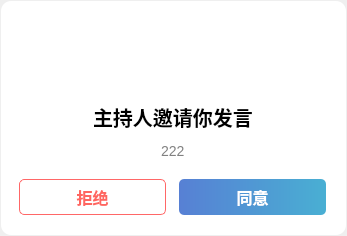
<?xml version="1.0" encoding="UTF-8"?>
<ui version="4.0">
 <class>CDlgTalk_invite_hintClass</class>
 <widget class="QWidget" name="CDlgTalk_invite_hintClass">
  <property name="geometry">
   <rect>
    <x>0</x>
    <y>0</y>
    <width>347</width>
    <height>229</height>
   </rect>
  </property>
  <property name="windowTitle">
   <string>CDlgTalk_invite_hint</string>
  </property>
  <property name="windowIcon">
   <iconset>
    <normaloff>Resources/Images/Login/qmClient.png</normaloff>Resources/Images/Login/qmClient.png</iconset>
  </property>
  <property name="styleSheet">
   <string notr="true">border-radius:10%;</string>
  </property>
  <layout class="QVBoxLayout" name="verticalLayout_2" stretch="0">
   <property name="spacing">
    <number>1</number>
   </property>
   <property name="leftMargin">
    <number>1</number>
   </property>
   <property name="topMargin">
    <number>1</number>
   </property>
   <property name="rightMargin">
    <number>1</number>
   </property>
   <property name="bottomMargin">
    <number>1</number>
   </property>
   <item>
    <widget class="QWidget" name="widget" native="true">
     <property name="styleSheet">
      <string notr="true">QWidget#widget{ background:#fff;border-radius:10%;}</string>
     </property>
     <layout class="QVBoxLayout" name="verticalLayout">
      <property name="spacing">
       <number>0</number>
      </property>
      <property name="leftMargin">
       <number>0</number>
      </property>
      <property name="topMargin">
       <number>0</number>
      </property>
      <property name="rightMargin">
       <number>0</number>
      </property>
      <property name="bottomMargin">
       <number>0</number>
      </property>
      <item alignment="Qt::AlignRight">
       <widget class="QWidget" name="widget_4" native="true">
        <property name="maximumSize">
         <size>
          <width>16777215</width>
          <height>30</height>
         </size>
        </property>
        <layout class="QHBoxLayout" name="horizontalLayout_3">
         <property name="spacing">
          <number>0</number>
         </property>
         <property name="leftMargin">
          <number>5</number>
         </property>
         <property name="topMargin">
          <number>0</number>
         </property>
         <property name="rightMargin">
          <number>0</number>
         </property>
         <property name="bottomMargin">
          <number>0</number>
         </property>
         <item alignment="Qt::AlignRight">
          <widget class="QPushButton" name="closeBtn">
           <property name="minimumSize">
            <size>
             <width>30</width>
             <height>30</height>
            </size>
           </property>
           <property name="maximumSize">
            <size>
             <width>30</width>
             <height>30</height>
            </size>
           </property>
           <property name="cursor">
            <cursorShape>PointingHandCursor</cursorShape>
           </property>
           <property name="styleSheet">
            <string notr="true">border:none</string>
           </property>
           <property name="text">
            <string/>
           </property>
          </widget>
         </item>
        </layout>
       </widget>
      </item>
      <item>
       <widget class="QWidget" name="widget_6" native="true">
        <layout class="QHBoxLayout" name="horizontalLayout_5">
         <property name="spacing">
          <number>0</number>
         </property>
         <property name="leftMargin">
          <number>0</number>
         </property>
         <property name="topMargin">
          <number>0</number>
         </property>
         <property name="rightMargin">
          <number>0</number>
         </property>
         <property name="bottomMargin">
          <number>0</number>
         </property>
         <item>
          <widget class="QPushButton" name="invitedIcon">
           <property name="minimumSize">
            <size>
             <width>60</width>
             <height>60</height>
            </size>
           </property>
           <property name="maximumSize">
            <size>
             <width>60</width>
             <height>60</height>
            </size>
           </property>
           <property name="styleSheet">
            <string notr="true">border:none</string>
           </property>
           <property name="text">
            <string/>
           </property>
           <property name="iconSize">
            <size>
             <width>60</width>
             <height>60</height>
            </size>
           </property>
          </widget>
         </item>
        </layout>
       </widget>
      </item>
      <item alignment="Qt::AlignHCenter">
       <widget class="QWidget" name="widget_2" native="true">
        <layout class="QHBoxLayout" name="horizontalLayout_2">
         <item>
          <widget class="QLabel" name="labText">
           <property name="font">
            <font>
             <family>微软雅黑 Light</family>
             <pointsize>-1</pointsize>
             <weight>75</weight>
             <bold>true</bold>
            </font>
           </property>
           <property name="styleSheet">
            <string notr="true">font-size:20px;font-weight:bold;</string>
           </property>
           <property name="text">
            <string>主持人邀请你发言</string>
           </property>
          </widget>
         </item>
        </layout>
       </widget>
      </item>
      <item>
       <widget class="QWidget" name="widget_5" native="true">
        <property name="styleSheet">
         <string notr="true"/>
        </property>
        <layout class="QHBoxLayout" name="horizontalLayout_4">
         <property name="spacing">
          <number>0</number>
         </property>
         <property name="leftMargin">
          <number>0</number>
         </property>
         <property name="topMargin">
          <number>0</number>
         </property>
         <property name="rightMargin">
          <number>0</number>
         </property>
         <property name="bottomMargin">
          <number>0</number>
         </property>
         <item alignment="Qt::AlignHCenter">
          <widget class="QLabel" name="labTime">
           <property name="styleSheet">
            <string notr="true">font-size:14px;
color:#818181;
font-weight:400;</string>
           </property>
           <property name="text">
            <string>222</string>
           </property>
          </widget>
         </item>
        </layout>
       </widget>
      </item>
      <item>
       <widget class="QWidget" name="widget_3" native="true">
        <layout class="QHBoxLayout" name="horizontalLayout">
         <property name="leftMargin">
          <number>11</number>
         </property>
         <property name="topMargin">
          <number>20</number>
         </property>
         <property name="rightMargin">
          <number>11</number>
         </property>
         <property name="bottomMargin">
          <number>20</number>
         </property>
         <item>
          <widget class="QPushButton" name="btnRefuse">
           <property name="minimumSize">
            <size>
             <width>147</width>
             <height>36</height>
            </size>
           </property>
           <property name="maximumSize">
            <size>
             <width>147</width>
             <height>16777215</height>
            </size>
           </property>
           <property name="cursor">
            <cursorShape>PointingHandCursor</cursorShape>
           </property>
           <property name="styleSheet">
            <string notr="true">background:#fff;
color:rgb(255,102,96);
font-size:16px;
border:1px solid #FF6767;
font-weight:bold;
border-radius:5%;</string>
           </property>
           <property name="text">
            <string>拒绝</string>
           </property>
          </widget>
         </item>
         <item>
          <widget class="QPushButton" name="btnConsent">
           <property name="minimumSize">
            <size>
             <width>147</width>
             <height>36</height>
            </size>
           </property>
           <property name="maximumSize">
            <size>
             <width>147</width>
             <height>16777215</height>
            </size>
           </property>
           <property name="cursor">
            <cursorShape>PointingHandCursor</cursorShape>
           </property>
           <property name="styleSheet">
            <string notr="true">background-color: QLinearGradient(x1:0,y1:0,x2:1,y2:0,stop:0 #5780D4, stop:1 #49AFD3);
color:#fff;
font-size:16px;
font-weight:bold;
border:none;
border-radius:5%;</string>
           </property>
           <property name="text">
            <string>同意</string>
           </property>
          </widget>
         </item>
        </layout>
       </widget>
      </item>
     </layout>
    </widget>
   </item>
  </layout>
 </widget>
 <layoutdefault spacing="6" margin="11"/>
 <resources/>
 <connections>
  <connection>
   <sender>closeBtn</sender>
   <signal>clicked(bool)</signal>
   <receiver>CDlgTalk_invite_hintClass</receiver>
   <slot>close()</slot>
   <hints>
    <hint type="sourcelabel">
     <x>234</x>
     <y>14</y>
    </hint>
    <hint type="destinationlabel">
     <x>124</x>
     <y>61</y>
    </hint>
   </hints>
  </connection>
 </connections>
</ui>
